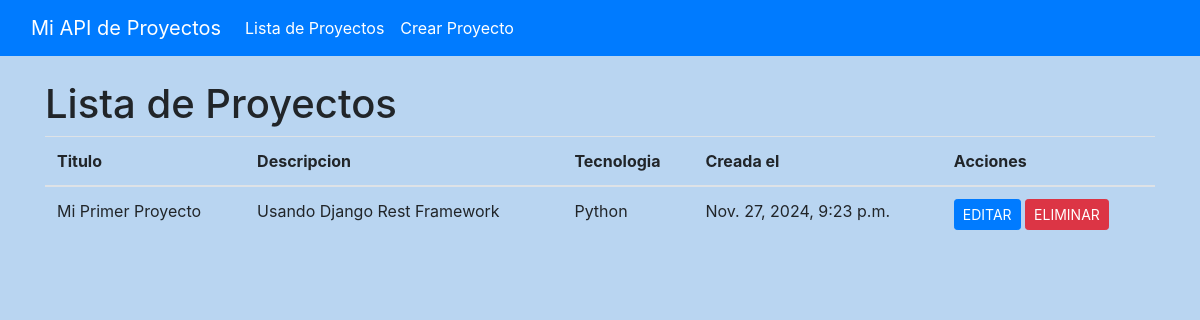
The app's page /, older data.
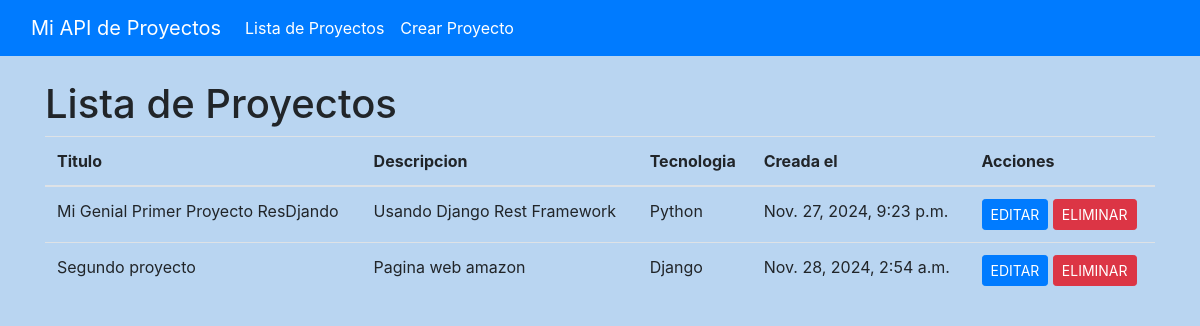
The same page, newer data.
### proyects/models.py (models this page shows, shortened)
class Proyect(models.Model):
    title = models.CharField(max_length=200)
    description = models.TextField()
    technology = models.CharField(max_length=200)
    created_at = models.DateTimeField(auto_now_add=True)

### proyects/views.py (the view)
# urls.py: path('', views.project_list, name='project_list'),  # Lista de proyectos
def project_list(request):
    projects = Proyect.objects.all()
    return render(request, 'project_list.html', {'projects': projects})

### proyects/templates/project_list.html
{% extends 'base_generic.html' %}
{% block content %}
    <h1>Lista de Proyectos</h1>
    <table class="table">
        <thead>
            <tr>
                <th>Titulo</th>
                <th>Descripcion</th>
                <th>Tecnologia</th>
                <th>Creada el</th>
                <th>Acciones</th>
            </tr>
        </thead>
        <tbody>
            {% for project in projects %}
                <tr>
                    <td>{{ project.title }}</td>
                    <td>{{ project.description }}</td>
                    <td>{{ project.technology }}</td>
                    <td>{{ project.created_at }}</td>
                    <td>
                        <a href="{% url 'project_edit' project.id %}" class="btn btn-primary btn-sm">EDITAR</a>
                        <a href="{% url 'project_delete' project.id %}" class="btn btn-danger btn-sm" onclick="return confirm('¿Estás seguro de eliminar este proyecto?');">ELIMINAR</a>
                    </td>
                </tr>
            {% endfor %}
        </tbody>
    </table>
{% endblock %}

### proyects/templates/base_generic.html (shortened to what this page needs)
<!DOCTYPE html>
<html lang="en">
<head>
    <link href="https://stackpath.bootstrapcdn.com/bootstrap/4.5.2/css/bootstrap.min.css" rel="stylesheet">
    {% load crispy_forms_tags %}
</head>
<body class="light-theme">
    <nav class="navbar navbar-expand-lg navbar-dark light-theme">
        <div class="container-fluid">
            <a class="navbar-brand" href="/">Mi API de Proyectos</a>
            <div class="collapse navbar-collapse" id="navbarNav">
                <ul class="navbar-nav">
                    <li class="nav-item">
                        <a class="nav-link" href="{% url 'project_list' %}">Lista de Proyectos</a>
                    </li>
                    <li class="nav-item">
                        <a class="nav-link" href="{% url 'create_project' %}">Crear Proyecto</a>
                    </li>
                </ul>
            </div>
        </div>
    </nav>
    <div class="container mt-4">
        {% block content %}
        {% endblock %}
    </div>
</body>
</html>

### proyects/templates/base_generic.html (style rules this page uses)
body.light-theme { background-color: #b9d5f1; color: #212529; }
.navbar.light-theme { background-color: #007bff; }
.navbar.light-theme a.nav-link { color: white !important; }
.navbar.light-theme .navbar-brand { color: white !important; }

Row changes from the older to the newer data that the page shows:
changed Proyect "Usando Django Rest Framework": title "Mi Primer Proyecto" → "Mi Genial Primer Proyecto ResDjando"
added Proyect: title "Segundo proyecto", description "Pagina web amazon", technology "Django", created_at "Nov. 28, 2024, 2:54 a.m."
